Frame 1 (no input): blank canvas, image omitted
Frame 60 (no input): blank canvas, image omitted
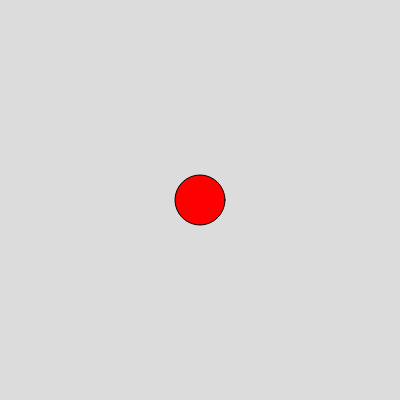
Frame 120 (the mouse pressed at the canvas centre since frame 60)

The p5.js sketch whose frames 1 and 60 were blank and that drew this single picture after the mouse press (run headless with seeded random() and noise() and a simulated clock; from frame 60 on, the mouse is pressed at the canvas centre):

// p5.js sketch
// ── sketch.js
// State Variables
//
// September 28th, 2018
//
// Extra for Experts:
// - describe what you did to take this project "above and beyond"

let ballArray = [];

function setup() {
  createCanvas(400, 400);
}

function draw() {
  background(220);
  for (let i=0; i<ballArray.length; i++) {
    fill(ballArray[i].fillColor);
    ellipse(ballArray[i].x, ballArray[i].y, ballArray[i].radius*2, ballArray[i].radius*2);
  }
}

function mousePressed() {
  let ball = {
    x: mouseX,
    y: mouseY,
    radius: 25,
    fillColor: color(255, 0, 0),
  };
  ballArray.push(ball);
}

function keyTyped() {
  if (key === "w") {
    ball.radius *= 1.1;
  }
  else if (key === "s") {
    ball.radius *= 0.9;
  }
}
